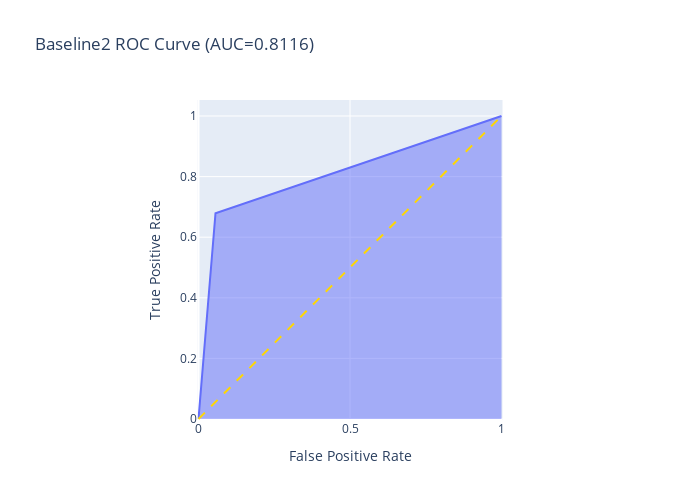

The notebook cell this image was saved under:
### Markdown cell above
**Area Under Curve plot**

### Code cell
fpr, tpr, thresholds = roc_curve(y_test, b2_test_preds)
fig = px.area(
    x=fpr, y=tpr,
    title=f'Baseline2 ROC Curve (AUC={auc(fpr, tpr):.4f})',
    labels=dict(x='False Positive Rate', y='True Positive Rate'),
    width=700, height=500
)
fig.add_shape(
    type='line', line=dict(color="gold",dash='dash'),
    x0=0, x1=1, y0=0, y1=1
)

fig.update_yaxes(scaleanchor="x", scaleratio=1)
fig.update_xaxes(constrain='domain')
fig.show()

### Figure 1 — Plotly figure (JSON) as saved in the notebook; plotly's stock layout.template omitted (floating-point values rounded to 4 significant figures)
{"data": [{"hovertemplate": "False Positive Rate=%{x}<br>True Positive Rate=%{y}<extra></extra>", "legendgroup": "", "line": {"color": "#636efa"}, "mode": "lines", "name": "", "orientation": "v", "showlegend": false, "stackgroup": "1", "type": "scatter", "x": [0, 0.05609, 1], "xaxis": "x", "y": [0, 0.6792, 1], "yaxis": "y"}], "layout": {"height": 500, "legend": {"tracegroupgap": 0}, "shapes": [{"line": {"color": "gold", "dash": "dash"}, "type": "line", "x0": 0, "x1": 1, "y0": 0, "y1": 1}], "title": {"text": "Baseline2 ROC Curve (AUC=0.8116)"}, "width": 700, "xaxis": {"anchor": "y", "autorange": true, "constrain": "domain", "domain": [0.2176, 0.7824], "range": [-0.0033, 1.003], "title": {"text": "False Positive Rate"}, "type": "linear"}, "yaxis": {"anchor": "x", "autorange": true, "domain": [0, 1], "range": [-0.0033, 1.053], "scaleanchor": "x", "scaleratio": 1, "title": {"text": "True Positive Rate"}, "type": "linear"}}}
